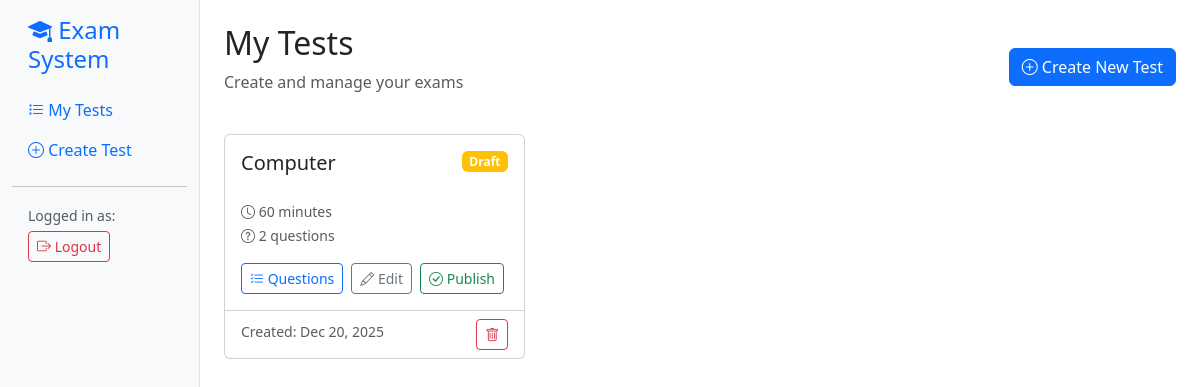
Before: /api/system/tests/ (signed in) with the older database file.
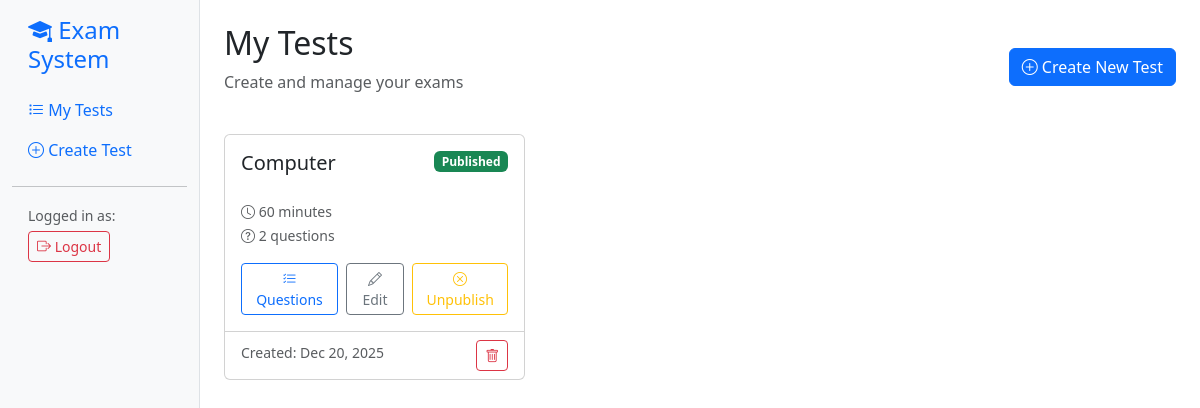
After: the same page with the newer database file.
### exams_management/models.py (models this page shows, shortened)
class Test(models.Model):
  id = models.UUIDField(primary_key=True, default=uuid.uuid4, editable=False)
  subject = models.CharField(max_length=230)
  teacher = models.ForeignKey(settings.AUTH_USER_MODEL, on_delete=models.CASCADE)
  description = models.TextField(blank=True, null=True)
  time_limit = models.IntegerField(default=60)
  is_published = models.BooleanField(default=False)
  date_added = models.DateTimeField(auto_now_add=True)
  date_updated = models.DateTimeField(auto_now=True)

### exams_management/views.py (the view)
# urls.py: path('tests/', views.test_list, name='test_list'),
@login_required
def test_list(request):
  tests = models.Test.objects.filter(teacher=request.user).order_by("-date_added")
  return render(request, "test_list.html", {"tests": tests})

### templates/test_list.html (shortened to what this page needs)
{% extends 'base.html' %}
{% block page_title %}My Tests{% endblock %}
{% block page_subtitle %}Create and manage your exams{% endblock %}
{% block header_actions %}
    <a href="{% url 'test_create' %}" class="btn btn-primary">
        <i class="bi bi-plus-circle"></i> Create New Test
    </a>
{% endblock %}
{% block content %}
<div class="row">
    {% for test in tests %}
    <div class="col-md-6 col-lg-4 mb-4">
        <div class="card h-100 card-hover">
            <div class="card-body">
                <div class="d-flex justify-content-between align-items-start mb-3">
                    <h5 class="card-title">{{ test.subject }}</h5>
                    <span class="badge bg-{% if test.is_published %}success{% else %}warning{% endif %}">
                        {% if test.is_published %}Published{% else %}Draft{% endif %}
                    </span>
                </div>
                <div class="mb-3">
                    <small class="text-muted">
                        <i class="bi bi-clock"></i> {{ test.time_limit }} minutes
                    </small>
                    <br>
                    <small class="text-muted">
                        <i class="bi bi-question-circle"></i> {{ test.questions.count }} questions
                    </small>
                </div>
                <div class="d-flex gap-2">
                    <a href="{% url 'question_list' test.id %}" class="btn btn-outline-primary btn-sm">
                        <i class="bi bi-list-check"></i> Questions
                    </a>
                    <a href="{% url 'test_update' test.id %}" class="btn btn-outline-secondary btn-sm">
                        <i class="bi bi-pencil"></i> Edit
                    </a>
                    <form method="post" action="{% url 'test_publish' test.id %}" class="d-inline">
                        <button type="submit" class="btn btn-sm {% if test.is_published %}btn-outline-warning{% else %}btn-outline-success{% endif %}">
                            <i class="bi bi-{% if test.is_published %}x-circle{% else %}check-circle{% endif %}"></i>
                            {% if test.is_published %}Unpublish{% else %}Publish{% endif %}
                        </button>
                    </form>
                </div>
            </div>
            <div class="card-footer bg-transparent">
                <small class="text-muted">Created: {{ test.date_added|date:"M d, Y" }}</small>
                <a href="{% url 'test_delete' test.id %}" class="btn btn-sm btn-outline-danger float-end">
                    <i class="bi bi-trash"></i>
                </a>
            </div>
        </div>
    </div>
    {% endfor %}
</div>
{% endblock %}

Changed rows visible on the page:
changed Test "Computer": is_published "Draft Publish" → "Published Unpublish"
